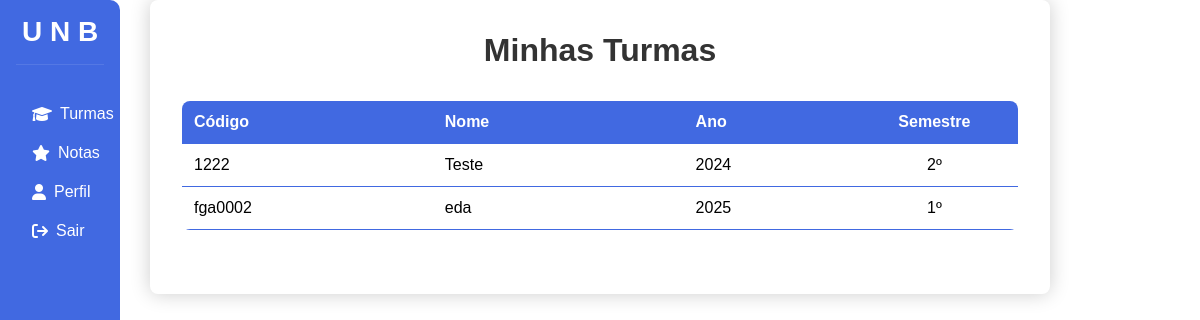
Before: /aluno/visualizar_turmas_aluno (signed in) with the older database file.
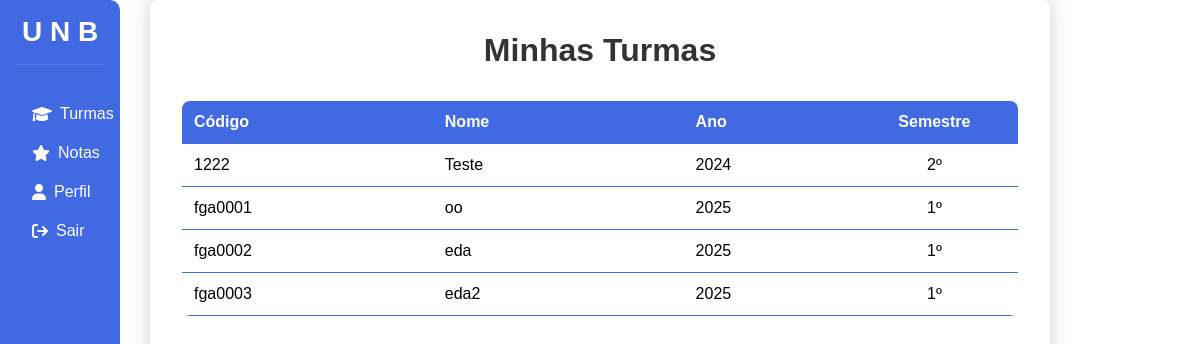
After: the same page with the newer database file.
### app.py (models this page shows)
class Turma(db.Model):
    codigo_disciplina = db.Column(db.String(100), nullable=False, primary_key=True)
    nome = db.Column(db.String(100), nullable=False)
    professor_email = db.Column(db.String(150), db.ForeignKey('user.email'), nullable=False)
    ano = db.Column(db.Integer, nullable=False)
    semestre = db.Column(db.Integer, nullable=False)
    professor = db.relationship('User', backref='turmas_ministradas', foreign_keys=[professor_email])
    alunos = db.relationship('User',
                           secondary=alunos_turmas,
                           lazy='subquery',
                           backref=db.backref('turmas', lazy=True))

### app.py (the view)
@app.route('/aluno/visualizar_turmas_aluno')
def dashboard_aluno():
    if 'email' not in session or session['cargo'] != 'Aluno':
        return redirect(url_for('login'))
    aluno = User.query.filter_by(email=session['email']).first()
    turmas = aluno.turmas
    return render_template('aluno/visualizar_turmas_aluno.html', turmas=turmas)

### templates/aluno/visualizar_turmas_aluno.html (shortened to what this page needs)
<!DOCTYPE html>
<html lang="pt-BR">
<head>
    <link rel="stylesheet" href="{{ url_for('static', filename='css/aluno/visualizar_turmas_aluno.css') }}">
    <link rel="stylesheet" href="https://cdnjs.cloudflare.com/ajax/libs/font-awesome/6.0.0-beta3/css/all.min.css">
</head>
<body>
    <div class="navbar">
        <h2>U N B</h2>
        <ul>
            <li><a href="{{ url_for('visualizar_turmas_aluno') }}"><i class="fas fa-graduation-cap"></i>Turmas</a></li>
            <li><a href="{{ url_for('visualizar_notas') }}" class="active"><i class="fas fa-star"></i>Notas</a></li>
            <li><a href="{{ url_for('gerenciar_perfil_aluno') }}"><i class="fa-solid fa-user"></i>Perfil</a></li>
            <li><a href="{{ url_for('logout') }}"><i class="fa-solid fa-arrow-right-from-bracket"></i>Sair</a></li>
        </ul>
    </div>
    <div class="container">
        <h1>Minhas Turmas</h1>
        {% if turmas %}
            <table class="users-table">
                <thead>
                    <tr>
                        <th>Código</th>
                        <th>Nome</th>
                        <th>Ano</th>
                        <th>Semestre</th>
                    </tr>
                </thead>
                <tbody>
                    {% for turma in turmas %}
                        <tr>
                            <td>{{ turma.codigo_disciplina }}</td>
                            <td>{{ turma.nome }}</td>
                            <td>{{ turma.ano }}</td>
                            <td>{{ turma.semestre }}º</td>
                        </tr>
                    {% endfor %}
                </tbody>
            </table>
        {% else %}
            <p>Nenhuma turma encontrada.</p>
        {% endif %}
    </div>
</body>
</html>

Changed rows visible on the page:
now on this page (row unchanged): Turma: codigo_disciplina "fga0001", nome "oo", ano "2025", semestre "1"
added Turma: codigo_disciplina "fga0003", nome "eda2", ano "2025", semestre "1"
